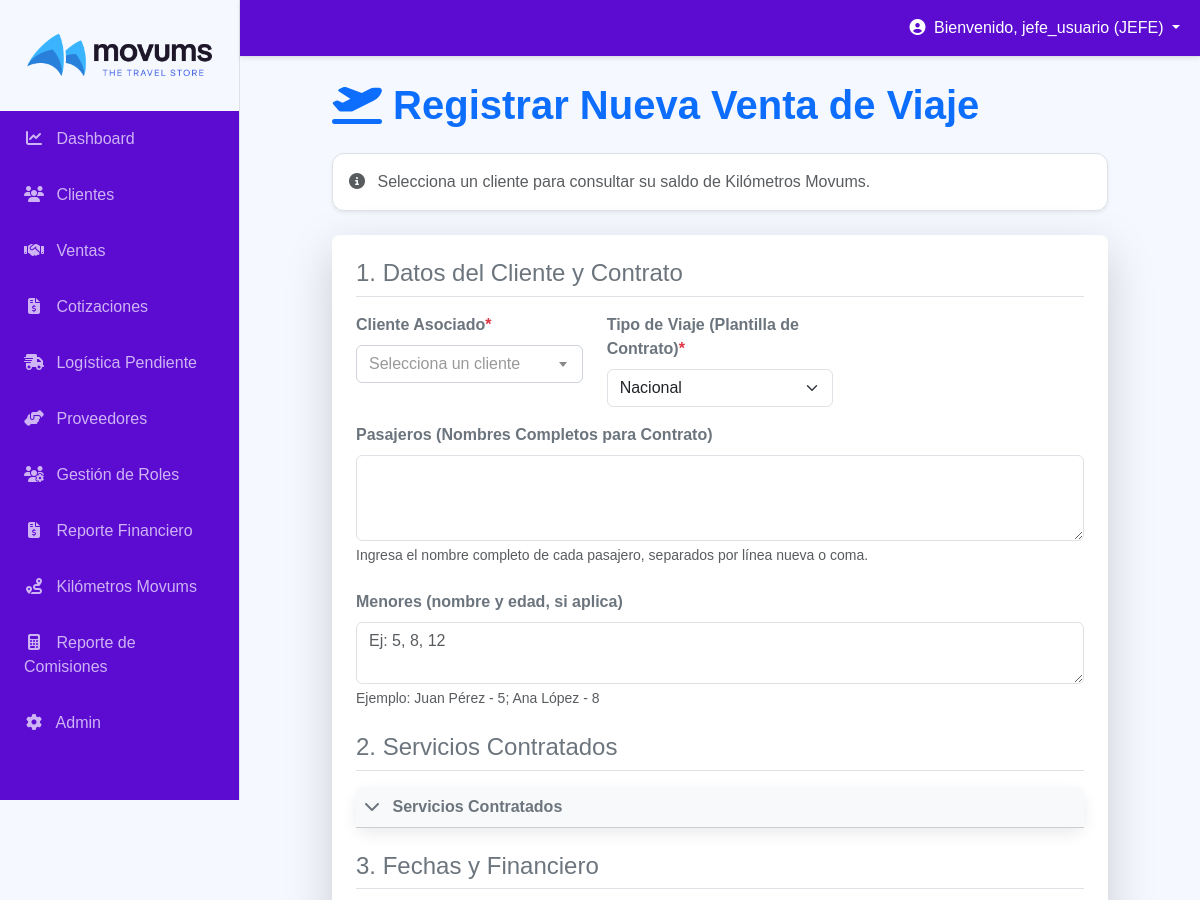
The page /ventas/crear/?cliente_pk=10 (signed in, upper part) on the database as committed earlier.
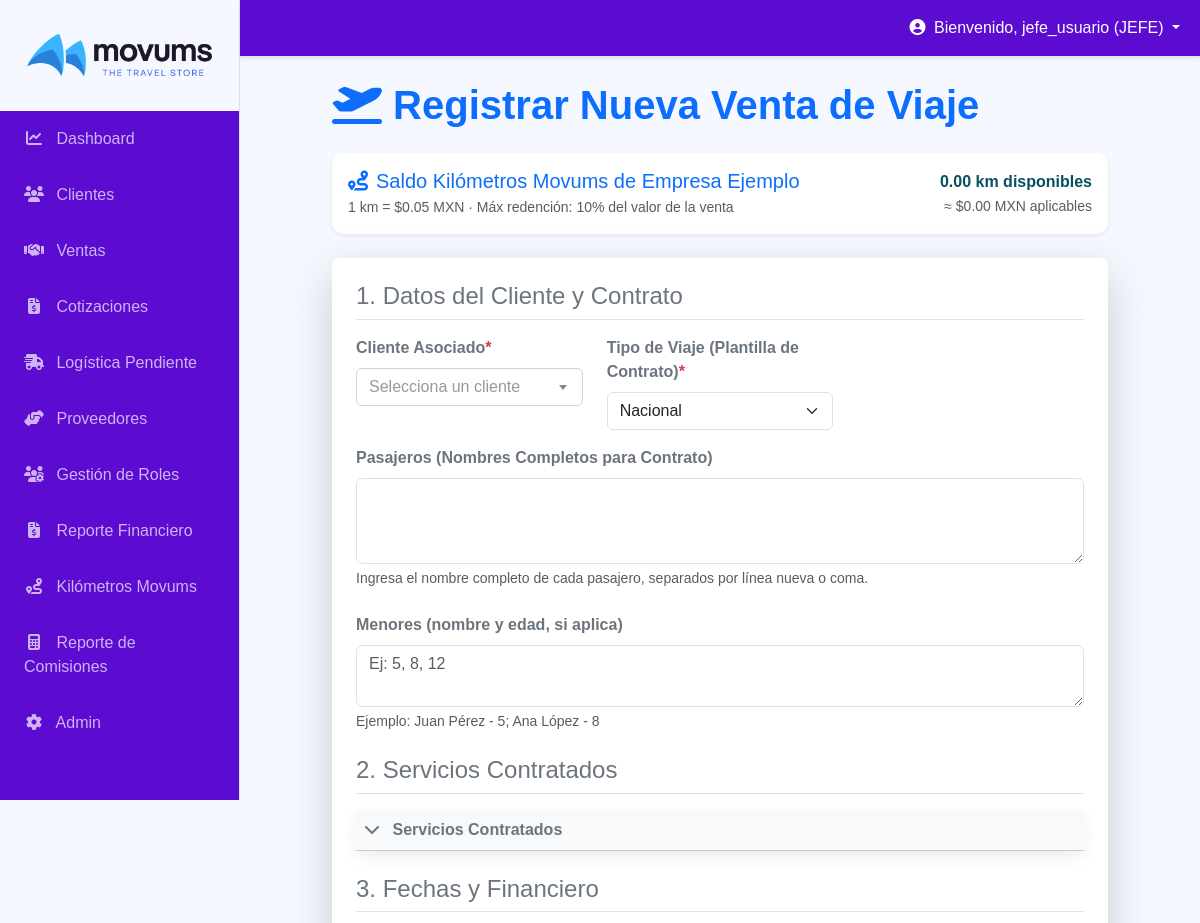
The same page on the database as committed later.
### crm/models.py (models this page shows, shortened)
class Cliente(models.Model):
    TIPO_CHOICES = [
        ('PARTICULAR', 'Particular'),
        ('EMPRESA', 'Empresa'),
    ]
    FUENTE_CHOICES = [
        ('WEB', 'Página Web'),
        ('RED', 'Redes Sociales'),
        ('REF', 'Referido'),
        ('OTR', 'Otro'),
    ]
    GENERO_CHOICES = [
        ('M', 'Masculino'),
        ('F', 'Femenino'),
        ('NS', 'Sin Especificar'),
    ]
    tipo_cliente = models.CharField(
        max_length=10,
        choices=TIPO_CHOICES,
        default='PARTICULAR',
        verbose_name="Tipo de Cliente"
    )
    nombre = models.CharField(max_length=150, blank=True, null=True)
    apellido = models.CharField(max_length=100, blank=True, null=True)
    genero = models.CharField(
        max_length=2,
        choices=GENERO_CHOICES,
        default='NS',
        verbose_name="Género"
    )
    nacionalidad = models.CharField(max_length=100, blank=True, null=True, verbose_name="Nacionalidad")
    nombre_empresa = models.CharField(
        max_length=150,
        blank=True,
        null=True,
        verbose_name="Razón Social / Nombre de la Empresa"
    )
    rfc = models.CharField(
        max_length=13,
        unique=True,
        blank=True,
        null=True,
        verbose_name="RFC / ID Fiscal"
    )
    direccion_fiscal = models.TextField(
        blank=True,
        null=True,
        verbose_name="Dirección Fiscal para Facturación"
    )
    industria = models.CharField(
        max_length=150,
        blank=True,
        null=True,
        verbose_name="Industria"
    )
    politicas_viaje_internas = models.TextField(
        blank=True,
        null=True,
        verbose_name="Políticas de Viaje Internas",
        help_text="Políticas y restricciones de viaje de la empresa"
    )
    responsable_administrativo = models.CharField(
        max_length=150,
        blank=True,
        null=True,
        verbose_name="Responsable Administrativo"
    )
    credito = models.BooleanField(
        default=False,
        verbose_name="Crédito (si aplica)",
        help_text="Indica si la empresa tiene línea de crédito"
    )
    monto_credito = models.DecimalField(
        max_digits=12,
        decimal_places=2,
        blank=True,
        null=True,
        verbose_name="Monto de Crédito Asignado",
        help_text="Monto de crédito asignado a la empresa (si aplica)"
    )
    telefono = models.CharField(
        max_length=20,
        unique=True,
        help_text="Necesario para el envío de WhatsApp.",
        verbose_name="Teléfono Móvil"
    )
    telefono_adicional = models.CharField(
        max_length=20,
        blank=True,
        null=True,
        verbose_name="Teléfono Adicional"
    )
    email = models.EmailField(blank=True, null=True, verbose_name="Correo Electrónico")
    fuente_contacto = models.CharField(max_length=3, choices=FUENTE_CHOICES, default='OTR')
    notas = models.TextField(blank=True, null=True)
    fecha_nacimiento = models.DateField(blank=True, null=True)
    ine_imagen = models.ImageField(
        upload_to='clientes/ine/',
        blank=True,
        null=True,
        verbose_name="Imagen INE"
    )
    visa_numero = models.CharField(max_length=50, blank=True, null=True, verbose_name="Número de Visa")
    visa_vigencia = models.DateField(blank=True, null=True, verbose_name="Vigencia de Visa")
    pasaporte_numero = models.CharField(max_length=50, blank=True, null=True, verbose_name="Número de Pasaporte")
    pasaporte_vigencia = models.DateField(blank=True, null=True, verbose_name="Vigencia de Pasaporte")
    documento_identificacion = models.CharField(max_length=50, unique=True, blank=True, null=True,
                                                   help_text="Pasaporte, INE u otra identificación.")
    empresa_asociada = models.ForeignKey(
        'self',
        on_delete=models.SET_NULL,
        null=True,
        blank=True,
        related_name='empleados',
        limit_choices_to={'tipo_cliente': 'EMPRESA'},
        verbose_name="Empresa Asociada"
    )
    preferencias_viaje = models.TextField(blank=True, help_text="Notas sobre sus gustos de viaje (Playa, Aventura...).")
    fecha_registro = models.DateTimeField(auto_now_add=True)
    fecha_actualizacion = models.DateTimeField(auto_now=True)
    cotizaciones_generadas = models.PositiveIntegerField(
        default=0,
        verbose_name="Total de cotizaciones generadas"
    )
    participa_kilometros = models.BooleanField(
        default=True,
        verbose_name="Participa en Kilómetros Movums"
    )
    referencia_programa = models.CharField(
        max_length=120,
        blank=True,
        null=True,
        help_text="Código o nota interna para el programa de lealtad."
    )
    referido_por = models.ForeignKey(
        'self',
        null=True,
        blank=True,
        on_delete=models.SET_NULL,
        related_name='referidos',
        verbose_name="Referido por"
    )
    kilometros_acumulados = models.DecimalField(
        max_digits=12,
        decimal_places=2,
        default=Decimal('0.00'),
        verbose_name="Kilómetros acumulados históricos"
    )
    kilometros_disponibles = models.DecimalField(
        max_digits=12,
        decimal_places=2,
        default=Decimal('0.00'),
        verbose_name="Kilómetros disponibles"
    )
    ultima_fecha_km = models.DateTimeField(
        blank=True,
        null=True,
        verbose_name="Última acumulación de kilómetros"
    )
    fecha_ultimo_bono_cumple = models.DateField(
        blank=True,
        null=True,
        verbose_name="Último bono de cumpleaños aplicado"
    )
    @property
    def nombre_completo_display(self):
        if self.tipo_cliente == 'EMPRESA' and self.nombre_empresa:
            return self.nombre_empresa
        full_name = f"{self.nombre or ''} {self.apellido or ''}".strip()
        return full_name if full_name else f"Cliente ID: {self.pk}"
    def __str__(self):
        return self.nombre_completo_display

### ventas/views.py (the view, shortened to what this page needs)
# urls.py: path('crear/', VentaViajeCreateView.as_view(), name='crear_venta'),
class VentaViajeCreateView(LoginRequiredMixin, UserPassesTestMixin, CreateView):
    model = VentaViaje
    form_class = VentaViajeForm
    template_name = 'ventas/venta_form.html'
    def test_func(self):
        user_rol = self.request.user.perfil.rol if hasattr(self.request.user, 'perfil') else 'INVITADO'
        return user_rol in ['JEFE', 'VENDEDOR']
    def get_form_kwargs(self):
        kwargs = super().get_form_kwargs()
        kwargs['request'] = self.request
        cot_slug = self.request.GET.get('cotizacion')
        cotizacion_data = self.request.session.get('cotizacion_convertir', {})
        def limpiar_y_convertir_total(valor):
            """Convierte un string de total (puede tener comas) a Decimal"""
            if not valor:
                return Decimal('0.00')
            try:
                valor_limpio = str(valor).replace(',', '').replace('$', '').strip()
                return Decimal(valor_limpio)
            except (ValueError, InvalidOperation):
                return Decimal('0.00')
        return kwargs
    def get_context_data(self, **kwargs):
        context = super().get_context_data(**kwargs)
        cliente = self._obtener_cliente_contextual(context.get('form'))
        context['cliente_preseleccionado'] = cliente
        if cliente:
            context['kilometros_cliente'] = KilometrosService.resumen_cliente(cliente)
        context['kilometros_meta'] = {
            'valor_por_km': KilometrosService.VALOR_PESO_POR_KM,
            'km_por_peso': KilometrosService.KM_POR_PESO,
            'max_porcentaje': KilometrosService.MAX_PORCENTAJE_REDENCION * 100,
        }
        cot_slug = self.request.GET.get('cotizacion')
        cotizacion_data = self.request.session.get('cotizacion_convertir', {})
        return context
    def _obtener_cliente_contextual(self, form=None):
        cliente_pk = self.request.GET.get('cliente_pk') or self.request.POST.get('cliente')
        cliente = None
        if cliente_pk:
            cliente = Cliente.objects.filter(pk=cliente_pk).first()
        elif form and form.initial.get('cliente'):
            inicial = form.initial.get('cliente')
            if isinstance(inicial, Cliente):
                cliente = inicial
            else:
                cliente = Cliente.objects.filter(pk=inicial).first()
        return cliente

### ventas/forms.py (called while the page is built)
    def render(self, name, value, attrs=None, renderer=None):
        if attrs is None:
            attrs = {}
        attrs = {**self.attrs, **attrs}
        attrs['multiple'] = True
        return super().render(name, value, attrs, renderer)

### ventas/templatetags/venta_filters.py (called while the page is built, shortened)
@register.filter
def get_item(dictionary, key):
    if dictionary is None:
        return None
    if isinstance(dictionary, dict):
        return dictionary.get(key)

### ventas/templates/ventas/venta_form.html (shortened to what the changed rows need)
{% extends "base.html" %}
{% load widget_tweaks %}
{% load humanize %}
{% load venta_filters %}
{% load static %}
{% block content %}
<div class="row">
    <div class="col-md-10 offset-md-1">
        <h1 class="mb-4 text-primary fw-bold">
            {% if object %}
            <i class="fas fa-edit"></i> Editar Venta de Viaje <span class="badge bg-primary fs-5">{{ object.folio|default:object.id }}</span>
            {% else %}
            <i class="fas fa-plane-departure"></i> Registrar Nueva Venta de Viaje
            {% endif %}
        </h1>
        {% url 'cliente_kilometros_resumen' cliente_id=0 as kilometros_resumen_url %}
        <div id="kilometrosBannerContainer" class="mb-4" data-api-url="{{ kilometros_resumen_url }}"
            data-valor-km="{{ kilometros_meta.valor_por_km|floatformat:2 }}"
            data-max-redencion="{{ kilometros_meta.max_porcentaje|floatformat:0 }}"
            data-cliente-inicial="{{ cliente_preseleccionado.pk|default_if_none:'' }}"
            data-credito-inicial="{% if kilometros_cliente %}{{ kilometros_cliente.valor_equivalente|default_if_none:'0'|floatformat:2 }}{% else %}0{% endif %}">
            {% if kilometros_cliente %}
            <div class="alert alert-info shadow-sm">
                <div class="d-flex justify-content-between align-items-center flex-wrap">
                    <div>
                        <h5 class="mb-1 text-primary">
                            <i class="fas fa-route me-2"></i>Saldo Kilómetros Movums de {{ cliente_preseleccionado }}
                        </h5>
                        <p class="mb-0 text-muted small">
                            1 km = ${{ kilometros_meta.valor_por_km|floatformat:2 }} MXN · Máx redención: {{ kilometros_meta.max_porcentaje|floatformat:0 }}% del valor de la venta
                        </p>
                    </div>
                    <div class="text-end">
                        <p class="mb-0 fw-bold">{{ kilometros_cliente.disponible|floatformat:2|intcomma }} km disponibles</p>
                        <small class="text-muted">≈ ${{ kilometros_cliente.valor_equivalente|floatformat:2|intcomma }} MXN aplicables</small>
                    </div>
                </div>
            </div>
            {% else %}
            <div class="alert alert-light border shadow-sm text-muted" id="kilometrosEmptyState">
                <i class="fas fa-info-circle me-2"></i> Selecciona un cliente para consultar su saldo de Kilómetros
                Movums.
            </div>
            {% endif %}
        </div>
    </div>
</div>
{% endblock %}
{% block extra_head %}
<link rel="stylesheet" href="https://cdnjs.cloudflare.com/ajax/libs/font-awesome/6.5.2/css/all.min.css"
    xintegrity="sha512-SnH5WK+bZxgPHs44uWIX+LLMD/cd2jBDEXk4B7Hw22Z5+gD5b7t9R1B1xR1wM8t7j07JtMv0jXw4W5r3v5sXw=="
 />
<link href="https://cdn.jsdelivr.net/npm/select2@4.1.0-rc.0/dist/css/select2.min.css" rel="stylesheet" />
{% endblock %}

Rows that differ between the two databases and show on the page:
added Cliente: tipo_cliente+nombre_empresa "Empresa Ejemplo"
Other text that changed with them:
{{ kilometros_meta.valor_por_km|floatformat:2 }}: (not shown) → "0.05"
{{ kilometros_meta.max_porcentaje|floatformat:0 }}: (not shown) → "10"
{{ kilometros_cliente.disponible|floatformat:2|intcomma }}: (not shown) → "0.00"
{{ kilometros_cliente.valor_equivalente|floatformat:2|intcomma }}: (not shown) → "0.00"
text no longer shown: "Selecciona un cliente para consultar su saldo de Kilómetros Movums."
text now shown: "Saldo Kilómetros Movums de 1 km = $ MXN · Máx redención: % del valor de la venta km disponibles ≈ $ MXN aplicables"
